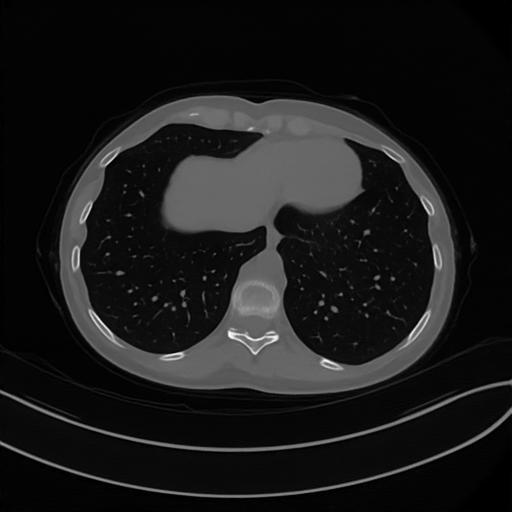
#> input picture Local Filtered Mechanism/fig/denoised_img/C016P00227.png, 512 x 512 px; its folder holds only this picture in this run
$ python visualize.py
#> lines starting #> are read from the running program, lines starting #| are printed output that depends on the picture; after the words box and inside, x2 and y2 are one past the last pixel; in counts of white or black regions, pixels touching at a corner belong together
#> further down, img is the input picture: shape (512, 512, 3); min 0, max 255, mean 26.4
import os
import cv2
import numpy as np

def adjustWin(img):
    img = img.astype(np.int16)
    low = 100
    high = 300
    img[img == -2000] = 0
    slope=2
    intercept = 0
    img1 = img*slope + intercept
    winWidth = (high - low )
    winCenter = (high + low) / 2
    minWin = float(winCenter) - 0.5 * float(winWidth)
    newImg = (img1 - minWin) / float(winWidth)
    newImg[newImg < 0] = 0
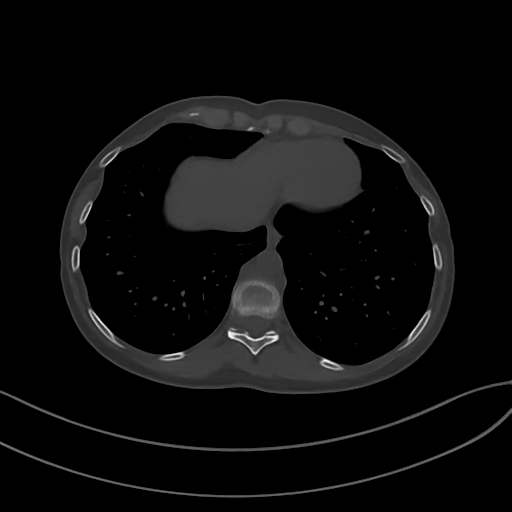
#> newImg: shape (512, 512, 3) float64; min 0, max 2.05, mean 0.102; drawn with min black and max white
    newImg[newImg > 1] = 1
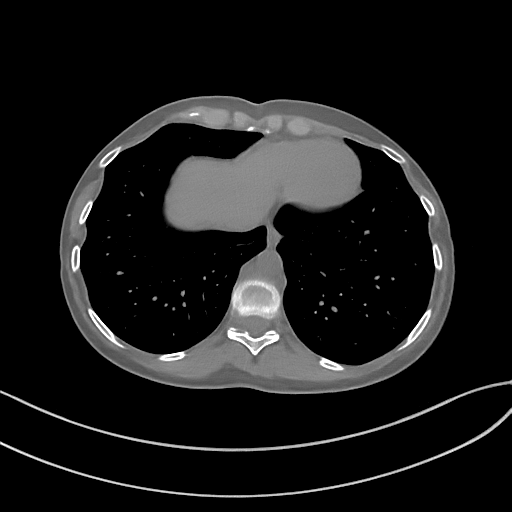
#> newImg: shape (512, 512, 3) float64; 0.45% of pixels changed, all inside (x1, y1, x2, y2) = (1, 114, 442, 445)
    newImg = (newImg * 255).astype('uint8')
    return newImg

input_dir = '../fig/denoised_img'
save_dir = './visualization_img'

for name in os.listdir(input_dir):
    filename = os.path.join(input_dir,name)
    img = cv2.imread(filename)
    img1 = adjustWin(img)
    save_name = os.path.join(save_dir,name)
    cv2.imwrite(save_name,img1)

$ run again, on Local Filtered Mechanism/fig/denoised_img/C232P00042.png
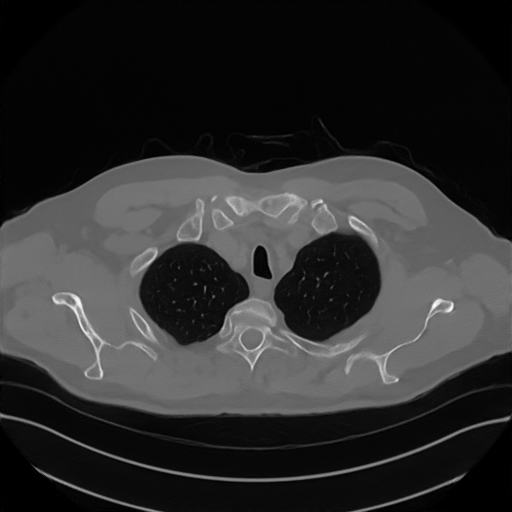
#> input picture Local Filtered Mechanism/fig/denoised_img/C232P00042.png, 512 x 512 px
#> img is the input picture: shape (512, 512, 3); min 0, max 255, mean 46.1
#> in adjustWin, `newImg[newImg < 0] = 0`:
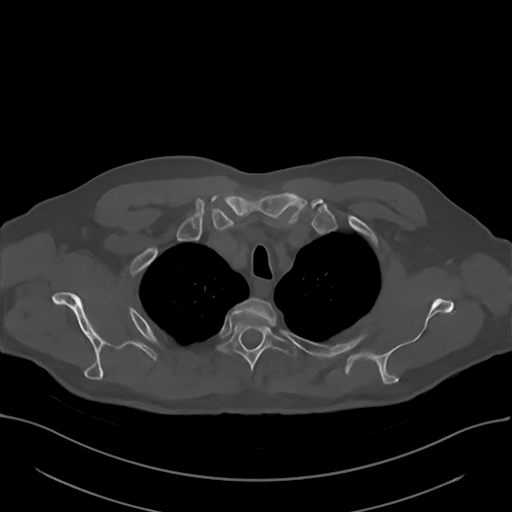
#> newImg: shape (512, 512, 3) float64; min 0, max 2.05, mean 0.225; drawn with min black and max white
#> in adjustWin, `newImg[newImg > 1] = 1`:
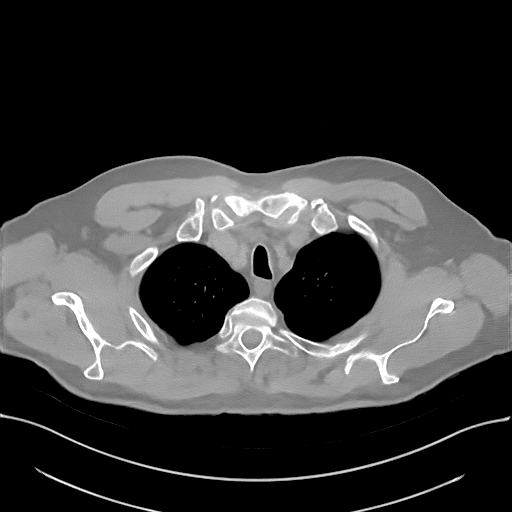
#> newImg: shape (512, 512, 3) float64; 1.07% of pixels changed, all inside (x1, y1, x2, y2) = (1, 193, 508, 488)

$ run again, on Local Filtered Mechanism/fig/denoised_img/C232P00107.png
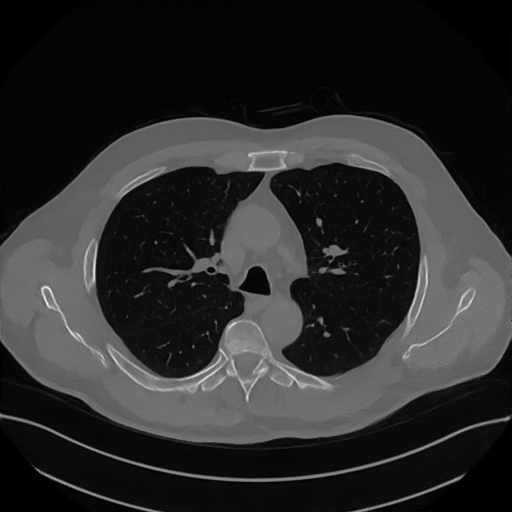
#> input picture Local Filtered Mechanism/fig/denoised_img/C232P00107.png, 512 x 512 px
#> img is the input picture: shape (512, 512, 3); min 0, max 250, mean 43.3
#> in adjustWin, `newImg[newImg < 0] = 0`:
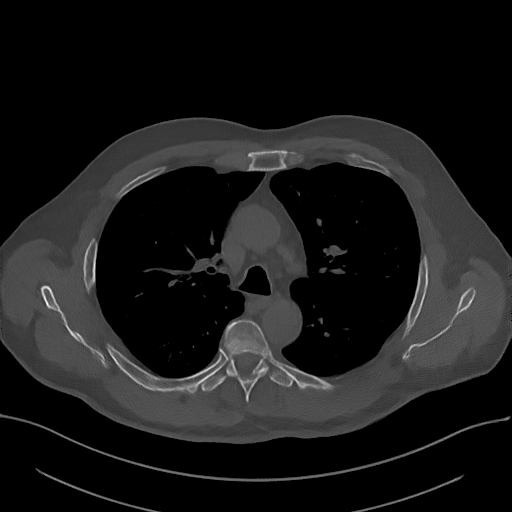
#> newImg: shape (512, 512, 3) float64; min 0, max 2, mean 0.201; drawn with min black and max white
#> in adjustWin, `newImg[newImg > 1] = 1`:
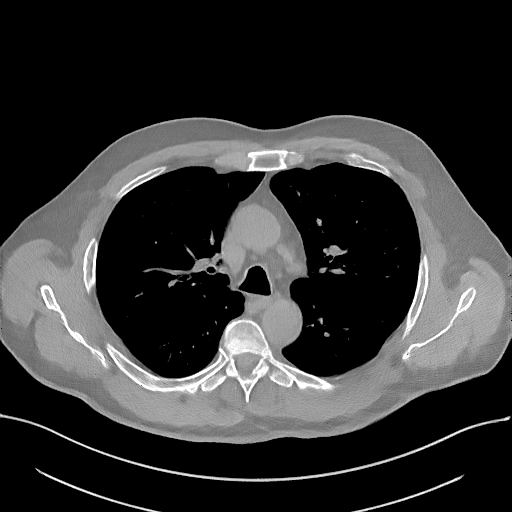
#> newImg: shape (512, 512, 3) float64; 0.95% of pixels changed, all inside (x1, y1, x2, y2) = (41, 151, 509, 496)

$ run again, on Local Filtered Mechanism/fig/denoised_img/C232P00172.png
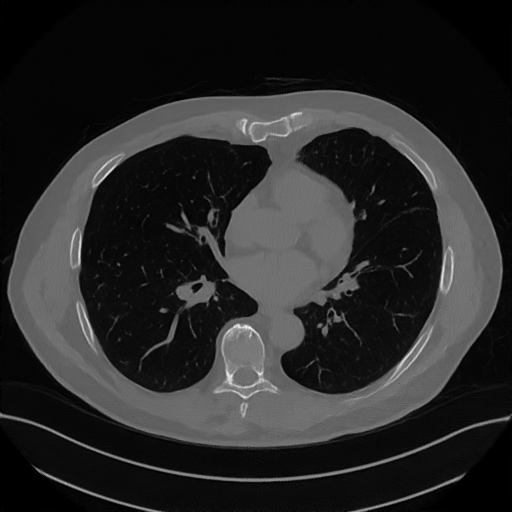
#> input picture Local Filtered Mechanism/fig/denoised_img/C232P00172.png, 512 x 512 px
#> img is the input picture: shape (512, 512, 3); min 0, max 254, mean 40.6
#> in adjustWin, `newImg[newImg < 0] = 0`:
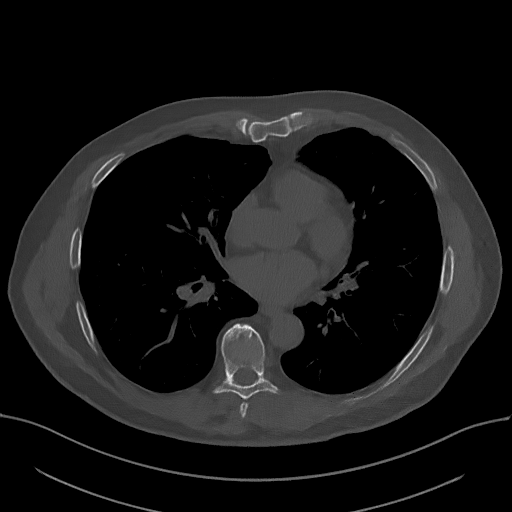
#> newImg: shape (512, 512, 3) float64; min 0, max 2.04, mean 0.182; drawn with min black and max white
#> in adjustWin, `newImg[newImg > 1] = 1`:
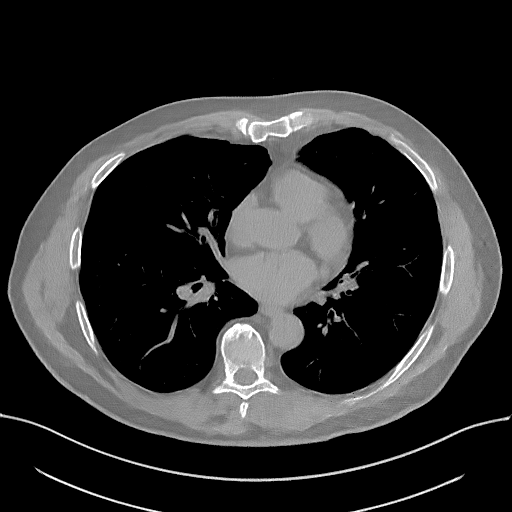
#> newImg: shape (512, 512, 3) float64; 0.72% of pixels changed, all inside (x1, y1, x2, y2) = (1, 112, 466, 512)

$ run again, on Local Filtered Mechanism/fig/denoised_img/C162P00228.png
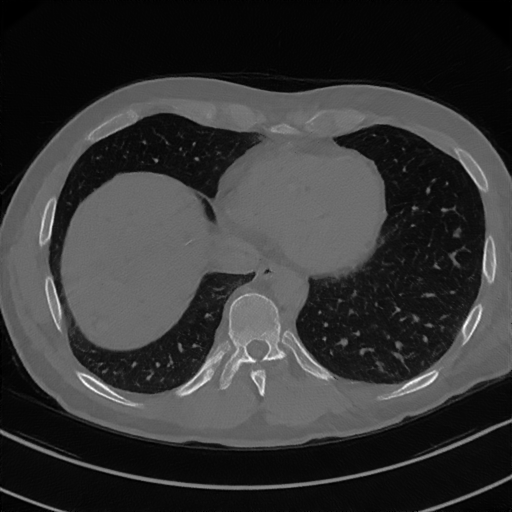
#> input picture Local Filtered Mechanism/fig/denoised_img/C162P00228.png, 512 x 512 px
#> img is the input picture: shape (512, 512, 3); min 0, max 255, mean 53.9
#> in adjustWin, `newImg[newImg < 0] = 0`:
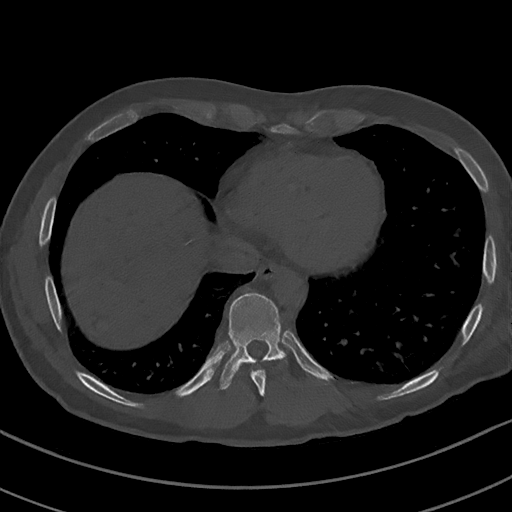
#> newImg: shape (512, 512, 3) float64; min 0, max 2.05, mean 0.246; drawn with min black and max white
#> in adjustWin, `newImg[newImg > 1] = 1`:
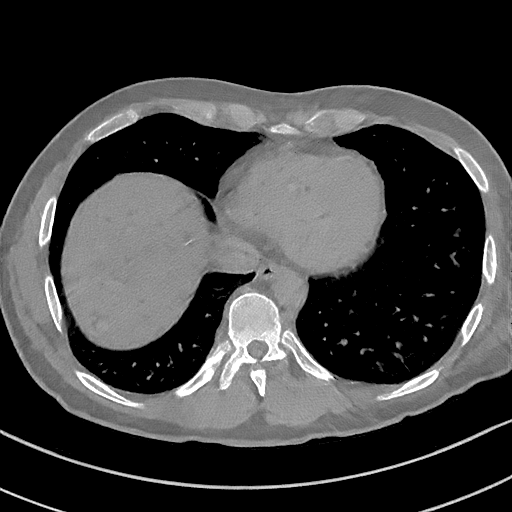
#> newImg: shape (512, 512, 3) float64; 1.18% of pixels changed, all inside (x1, y1, x2, y2) = (40, 118, 496, 406)
